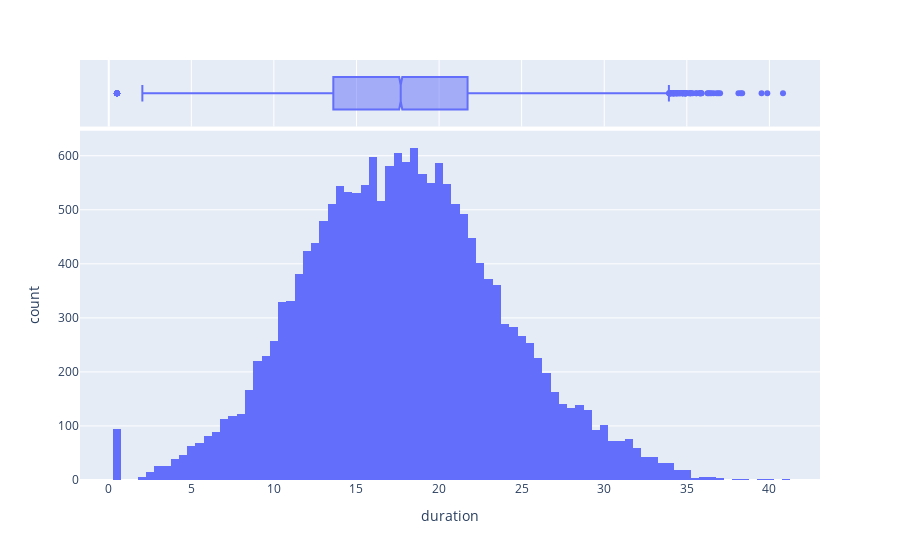

The code cell stored with this chart in its notebook:
### Code cell
rides = pd.read_csv('rides_go.csv')
subscriptions = pd.read_csv('subscriptions_go.csv')
users = pd.read_csv('users_go.csv') 
px.histogram(rides,x='duration',marginal='box')

### Figure 1 — Plotly figure (JSON) as saved in the notebook; plotly's stock layout.template omitted (floating-point values rounded to 4 significant figures; data arrays with more than 128 entries replaced by an {"elided": "..."} marker saying what was removed)
{"data": [{"alignmentgroup": "True", "bingroup": "x", "hovertemplate": "duration=%{x}<br>count=%{y}<extra></extra>", "legendgroup": "", "marker": {"color": "#636efa", "pattern": {"shape": ""}}, "name": "", "offsetgroup": "", "orientation": "v", "showlegend": false, "type": "histogram", "x": {"elided": "18068 float values"}, "xaxis": "x", "yaxis": "y"}, {"alignmentgroup": "True", "hovertemplate": "duration=%{x}<extra></extra>", "legendgroup": "", "marker": {"color": "#636efa"}, "name": "", "notched": true, "offsetgroup": "", "showlegend": false, "type": "box", "x": {"elided": "18068 float values"}, "xaxis": "x2", "yaxis": "y2"}], "layout": {"barmode": "relative", "legend": {"tracegroupgap": 0}, "margin": {"t": 60}, "xaxis": {"anchor": "y", "domain": [0, 1], "title": {"text": "duration"}}, "xaxis2": {"anchor": "y2", "domain": [0, 1], "matches": "x", "showgrid": true, "showticklabels": false}, "yaxis": {"anchor": "x", "domain": [0, 0.8316], "title": {"text": "count"}}, "yaxis2": {"anchor": "x2", "domain": [0.8416, 1], "matches": "y2", "showgrid": false, "showline": false, "showticklabels": false, "ticks": ""}}}
